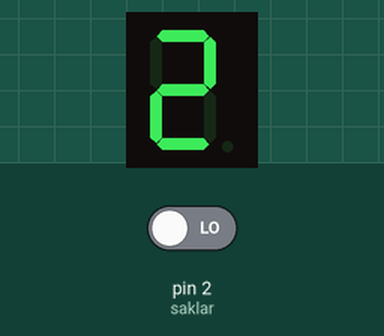
Simulated run of this sketch. Board: Arduino Uno, built with avr-gcc and run on an emulated ATmega328P. Shown: 1-digit seven-segment display. The inputs (shaded band) are chosen by the test bench; at power-on: pin 2 (saklar) LOW.

Above: at 1.1 s.
At 5.8 s:
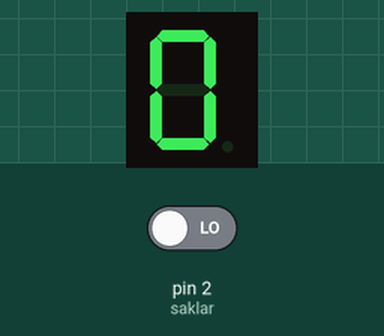
5.9 s: pin 2 (saklar) driven HIGH
At 10.8 s:
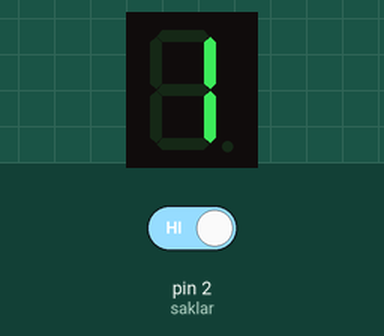
Timing chart, 0 to 12.3 s (numbered marks = the images above; inputs shaded):
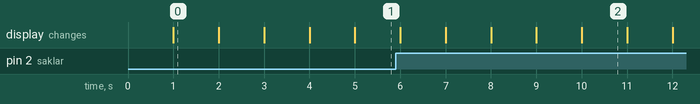

The sketch:

Nomor2.ino
```cpp
#include <SevSeg.h>
SevSeg sevseg;
const int saklar = 2;
void setup() {
  byte sevenSegments = 1;
  byte commonPins[] = {};
  byte sevenPins[] = {11,10,9,8,7,6,5,4};
  bool resistor = true;
  sevseg.begin(COMMON_CATHODE, sevenSegments, commonPins, sevenPins, resistor);
  sevseg.setBrightness(90);

  pinMode(saklar, INPUT);
}
void loop() {
  while(digitalRead(saklar) == HIGH){
    for(int i=1; i<=9; i+=2){
      setSevSeg(i);
    }
  }
  while(digitalRead(saklar) == LOW){
    for(int i=0; i<=8; i+=2){
      setSevSeg(i);
    }
  }
}
void setSevSeg(int num){
  sevseg.setNumber(num);
  sevseg.refreshDisplay();
  delay(1000); //1 detik
}
```

Measured:
- what the display in image 0 shows lasts 1.0 s, from 1.0 s to 2.0 s
